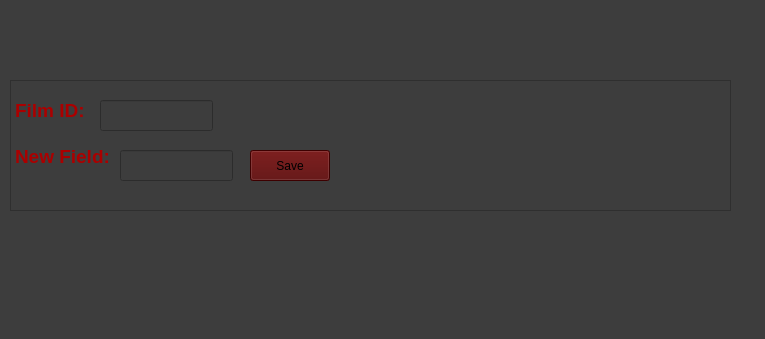
<?xml version="1.0" encoding="UTF-8"?>
<ui version="4.0">
 <class>Field</class>
 <widget class="QWidget" name="Field">
  <property name="geometry">
   <rect>
    <x>0</x>
    <y>0</y>
    <width>765</width>
    <height>339</height>
   </rect>
  </property>
  <property name="windowTitle">
   <string>Form</string>
  </property>
  <property name="styleSheet">
   <string notr="true">background-color: rgb(61, 61, 61);</string>
  </property>
  <widget class="QTextBrowser" name="textBrowser">
   <property name="geometry">
    <rect>
     <x>10</x>
     <y>80</y>
     <width>721</width>
     <height>131</height>
    </rect>
   </property>
   <property name="html">
    <string>&lt;!DOCTYPE HTML PUBLIC &quot;-//W3C//DTD HTML 4.0//EN&quot; &quot;http://www.w3.org/TR/REC-html40/strict.dtd&quot;&gt;
&lt;html&gt;&lt;head&gt;&lt;meta name=&quot;qrichtext&quot; content=&quot;1&quot; /&gt;&lt;meta charset=&quot;utf-8&quot; /&gt;&lt;style type=&quot;text/css&quot;&gt;
p, li { white-space: pre-wrap; }
hr { height: 1px; border-width: 0; }
li.unchecked::marker { content: &quot;\2610&quot;; }
li.checked::marker { content: &quot;\2612&quot;; }
&lt;/style&gt;&lt;/head&gt;&lt;body style=&quot; font-family:'Segoe UI'; font-size:9pt; font-weight:400; font-style:normal;&quot;&gt;
&lt;p style=&quot;-qt-paragraph-type:empty; margin-top:0px; margin-bottom:0px; margin-left:0px; margin-right:0px; -qt-block-indent:0; text-indent:0px;&quot;&gt;&lt;br /&gt;&lt;/p&gt;
&lt;p style=&quot; margin-top:0px; margin-bottom:0px; margin-left:0px; margin-right:0px; -qt-block-indent:0; text-indent:0px;&quot;&gt;&lt;span style=&quot; font-size:14pt; font-weight:700; color:#aa0000;&quot;&gt;Film ID:&lt;/span&gt;&lt;/p&gt;
&lt;p style=&quot;-qt-paragraph-type:empty; margin-top:0px; margin-bottom:0px; margin-left:0px; margin-right:0px; -qt-block-indent:0; text-indent:0px; font-size:14pt; font-weight:700; color:#aa0000;&quot;&gt;&lt;br /&gt;&lt;/p&gt;
&lt;p style=&quot; margin-top:0px; margin-bottom:0px; margin-left:0px; margin-right:0px; -qt-block-indent:0; text-indent:0px;&quot;&gt;&lt;span style=&quot; font-size:14pt; font-weight:700; color:#aa0000;&quot;&gt;New Field:&lt;/span&gt;&lt;span style=&quot; color:#aa0000;&quot;&gt; &lt;/span&gt;&lt;/p&gt;&lt;/body&gt;&lt;/html&gt;</string>
   </property>
  </widget>
  <widget class="QLineEdit" name="lineEdit">
   <property name="geometry">
    <rect>
     <x>100</x>
     <y>100</y>
     <width>113</width>
     <height>31</height>
    </rect>
   </property>
  </widget>
  <widget class="QPushButton" name="pushButton">
   <property name="geometry">
    <rect>
     <x>250</x>
     <y>150</y>
     <width>80</width>
     <height>31</height>
    </rect>
   </property>
   <property name="styleSheet">
    <string notr="true">background-color: rgb(85, 0, 0);
font: 9pt &quot;Segoe Script&quot;;</string>
   </property>
   <property name="text">
    <string>Save</string>
   </property>
  </widget>
  <widget class="QLineEdit" name="lineEdit_2">
   <property name="geometry">
    <rect>
     <x>120</x>
     <y>150</y>
     <width>113</width>
     <height>31</height>
    </rect>
   </property>
  </widget>
 </widget>
 <resources/>
 <connections/>
</ui>
